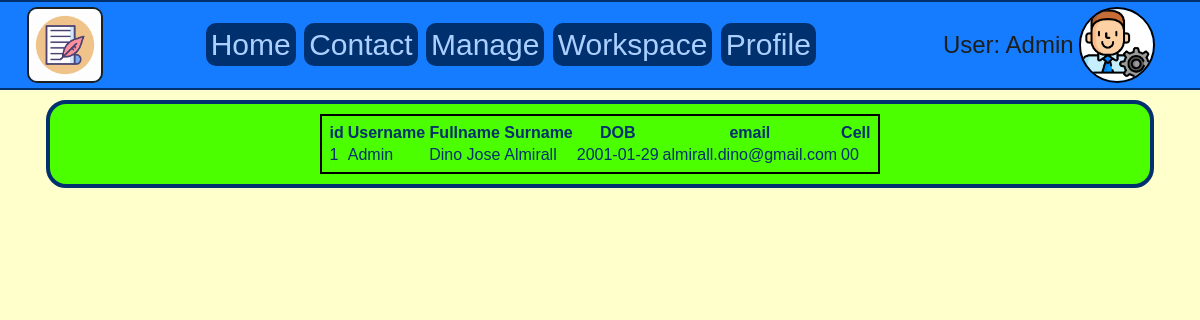
/contacts.php (signed in), run on the app's committed database.
### tables this page shows
CREATE TABLE `users` (
  `id` int(11) NOT NULL,
  `username` tinytext NOT NULL,
  `fullname` tinytext DEFAULT NULL,
  `surname` tinytext NOT NULL,
  `DOB` date DEFAULT NULL,
  `email` tinytext NOT NULL,
  `cell` varchar(15) DEFAULT NULL,
  `password` longtext NOT NULL,
  `bio` text DEFAULT NULL,
  `profile_img` tinytext DEFAULT NULL,
  `last_read` tinytext NOT NULL,
  `last_chapter` tinytext NOT NULL,
  `line_space` int(11) NOT NULL DEFAULT 0,
  `font_size` int(11) NOT NULL DEFAULT 14
);

### contacts.php (the view, shortened to what this page needs)
<?php require './header.php'; ?>
<main>
  <?php
  if (isset($user) && $user == 'Admin') {
    echo '<table style="border:2px #000 solid;margin:auto auto;padding:5px;">
      <tr style="">
        <th>id</th>
        <th>Username</th>
        <th>Fullname</th>
        <th>Surname</th>
        <th>DOB</th>
        <th>email</th>
        <th>Cell</th>
      </tr>';
      require './includes/dbh.inc.php';
      $sql ="SELECT * FROM users";
      $result = mysqli_query($conn,$sql);
      if (mysqli_num_rows($result) > 0) {
        while($row = mysqli_fetch_array($result)){
          echo '
            <tr>
            <td>'.$row["id"].'</td>
            <td>'.$row["username"].'</td>
            <td>'.$row["fullname"].'</td>
            <td>'.$row["surname"].'</td>
            <td>'.$row["DOB"].'</td>
            <td>'.$row["email"].'</td>
            <td>'.$row["cell"].'</td>
            </tr>';
        }
      }
    echo '</table>';
}
   ?>
</main>
<?php require './footer.php'; ?>

### header.php (shortened to what this page needs)
<?php
  require "./includes/dbh.inc.php";
  if (isset($_SESSION['WRITERname'])) {$user = $_SESSION['WRITERname'];}
?>
<!DOCTYPE html>
<html>
  <head>
    <link rel="stylesheet" href="./css/contacts.css">
    <link rel="stylesheet" href="./css/general.css">
    <link rel="stylesheet" href="./css/HMF.css">
    <link rel="stylesheet" href="./css/home.css">
    <link rel="stylesheet" href="./css/links.css">
    <link rel="stylesheet" href="./css/manage.css">
    <link rel="stylesheet" href="./css/profile.css">
  </head>
  <body>
    <header>
      <div class="header">
        <div class="Logo">
          <?php echo '<img src="/Project033/img/writer_icon.png">'; ?>
        </div>
        <div class="navbar">
          <div id="broad">
            <?php echo '<a href="/Project033/index.php">Home</a>'; ?>
            <a href="contacts.php">Contact</a>
            <?php
              if (isset($user)) {
                if ($user == 'Admin') {
                  echo '<a href="/Project033/profiles/'.$user.'/manage.php">Manage</a>';
                }
                echo '
                  <a href="./workspace/workspace.php">Workspace</a>
                  <a href="./profile.php">Profile</a>
                 ';
               }
            ?>
          </div>
        </div>
        <div class="Profile">
          <div class="Username">
            <?php
            if (isset($_SESSION['WRITERname'])) {
              echo '<p>User: '.$_SESSION['WRITERname'].'</p>';
            }else{
              echo "<p>User: Guest</p>";
            }
             ?>
          </div>
          <div class="Profile_image">
            <?php
            if (isset($_SESSION['WRITERname'])) {
              $query = "SELECT profile_img FROM users WHERE username='$user';";
              $result = mysqli_query($conn, $query);
              if (mysqli_num_rows($result) > 0) {
                while($row = mysqli_fetch_assoc($result)) {
                  $profile_img = $row['profile_img'];
                  echo '<img src="/Project033/img/profile_img/'.$profile_img.'" id="Profile_image" onclick="logout()" style="cursor:pointer;">';
                }
              }else {
                echo $query;
              }
            }else {
              echo '<img src="/Project033/img/profile_img/guest_icon.png" id="Profile_image" onclick="login_register()" style="cursor:pointer;">';
            }
             ?>
          </div>
        </div>
      </div>
    </header>

### css/general.css (style rules this page uses)
body { background-color: #FFC; margin: 0; font-family: arial; }

### css/HMF.css (style rules this page uses)
header { padding: 5px; border-bottom: 2px #00306E solid; border-top: 2px #00306E solid; background-color: #157CFF; color: #000000; margin: 0; }
.header { display: grid; grid-template-columns: 10% 65% 25%; height: calc(6vw + 4px); }
.header .Logo { margin: auto auto; height: calc(6vw + 4px); }
.header .Logo img { height: 6vw; max-width: 200px; border: 2px #1C1F1C solid; border-radius: 10px; margin: 0; }
.navbar { margin: auto auto; display: flex; }
.navbar a { color: #ABD0FF; font-size: 2.5vw; text-align: center; margin:2px; padding: 5px; text-decoration: none; border: none; border-radius: 10px; background-color: #00306E; }
.Profile { margin: auto auto; height: calc(6vw + 4px); display: flex; }
.Username { margin: auto auto; }
.Username p { font-size: 2vw; padding: 5px; color: #1C1F1C; margin: 0; white-space: nowrap; overflow: hidden; text-overflow: ellipsis; }
.Profile .Profile_image img { border-radius: 50%; border: 2px #000 solid; height: 6vw; margin: 0; }
main { width: 90%; margin: 10px auto; border: 4px #00306E solid; border-radius: 20px; background-color: #4CFF00; color: #00306E; padding: 10px; }

### data on the page
users: profile_img (picture), id "1", username "Admin", fullname "Dino Jose", surname "Almirall", DOB "2001-01-29", email "almirall.dino@gmail.com", cell "00"

### other printed values
$_SESSION['WRITERname'] "Admin"
